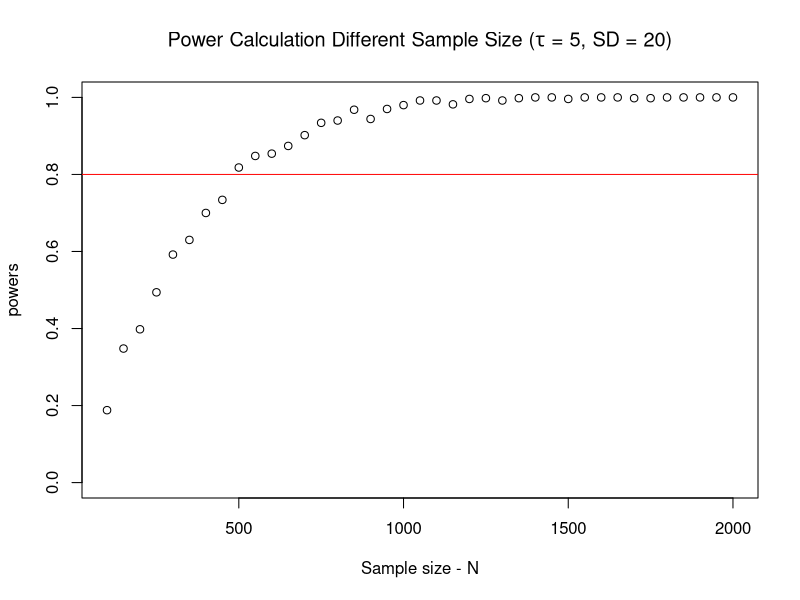

Write the R code that produced this figure.
## ---- chunk 1

possible.ns <- seq(from=100, to=2000, by=50) # The sample sizes we'll be considering
powers <- rep(NA, length(possible.ns))       # Empty object to collect simulation estimates
alpha <- 0.05                                # Standard significance level
sims <- 500                                  # Number of simulations to conduct for each N

#### Outer loop to vary the number of subjects ####
for (j in 1:length(possible.ns)){
  N <- possible.ns[j]                        # Pick the jth value for N
  
  significant.experiments <- rep(NA, sims)   # Empty object to count significant experiments
  
  #### Inner loop to conduct experiments "sims" times over for each N ####
  for (i in 1:sims){
    Y0 <-  rnorm(n=N, mean=60, sd=20)              # control potential outcome
    tau <- 5                                       # Hypothesize treatment effect
    Y1 <- Y0 + tau                                 # treatment potential outcome
    Z.sim <- rbinom(n=N, size=1, prob=.5)          # Do a random assignment
    Y.sim <- Y1*Z.sim + Y0*(1-Z.sim)               # Reveal outcomes according to assignment
    fit.sim <- lm(Y.sim ~ Z.sim)                   # Do analysis (Simple regression)
    p.value <- summary(fit.sim)$coefficients[2,4]  # Extract p-values (assuming 
                                                   # equal variance in treatement and 
                                                   # control groups)
    significant.experiments[i] <- (p.value <= alpha) # Determine significance according to 
                                                     #p <= 0.05
  }
  
  powers[j] <- mean(significant.experiments) # store average success rate (power) for each N
}

## ---- chunk 2
plot(possible.ns, powers, ylim=c(0,1), 
     main= expression(paste("Power Calculation Different Sample Size (", tau, " = 5, SD = 20)")),
     xlab = "Sample size - N")
abline(h=0.8, col="red")
